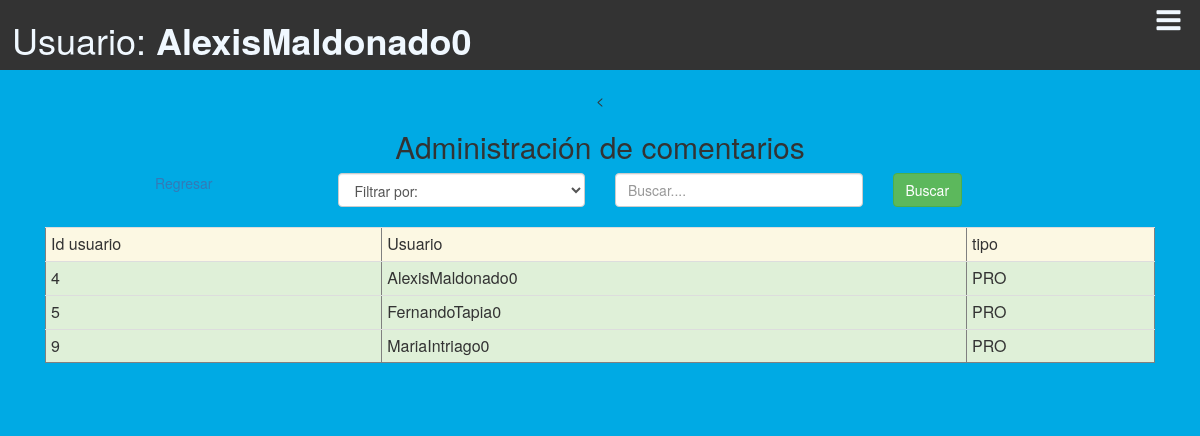
The page /aplicacion/modulos_administrador/adm_ejecutar_buscar_comentarios.php (signed in) on the database its author committed.
### tables this page shows
CREATE TABLE `profesor` (
  `idprofesor` int(11) NOT NULL,
  `ci` varchar(10) DEFAULT NULL,
  `nombres` varchar(45) DEFAULT NULL,
  `apellidos` varchar(45) DEFAULT NULL,
  `id_departamento` int(11) DEFAULT NULL,
  `id_facultad` int(11) DEFAULT NULL,
  `mail` varchar(45) DEFAULT NULL,
  `id_usuario` int(11) DEFAULT NULL,
  `fecha_nacimiento` varchar(45) DEFAULT NULL,
  `genero` varchar(1) DEFAULT NULL,
  `ciudad` varchar(10) DEFAULT NULL,
  `domicilio` varchar(60) DEFAULT NULL,
  `celular` varchar(15) DEFAULT NULL,
  `convencional` varchar(15) DEFAULT NULL
);

CREATE TABLE `usuario` (
  `idUsuario` int(11) NOT NULL,
  `usuario` varchar(45) DEFAULT NULL,
  `contrasenia` varchar(45) DEFAULT NULL,
  `tipo_usuario` varchar(3) DEFAULT NULL,
  `activo` varchar(1) DEFAULT NULL,
  `cambio_de_clave` varchar(1) DEFAULT NULL,
  `foto` varchar(45) DEFAULT ''
);

### aplicacion/modulos_administrador/adm_ejecutar_buscar_comentarios.php (the view, shortened to what this page needs)
<!DOCTYPE html>
<html xmlns="http://www.w3.org/1999/xhtml" lang="es">
    <head>
        <link rel="stylesheet" href="../../plugins/bootstrap/css/Profesor.css">
        <link rel="stylesheet" href="../../css/fontello.css">
        <link rel="stylesheet" href="../../plugins/bootstrap/css/bootstrap.min.css"></link>
    </head>
<body style="background-color:#00aae4;">
<header>
       <div class="Menu-Vertical">
          <h1>Usuario: <strong><?php echo $_SESSION['usuario'] ?></strong></h1>
          <label class="icon-menu" for="menu-bar"></label>
       </div>
   </header>
<main>
<div class="container-fluid text-center">
    <section id="banner_pr">
    <<div class="container-fluid text-center">
        <div class="col-sm-12 text-center">
                    <h2> Administración de comentarios</h2>
                    <form onsubmit="return validar_busqueda_cedula()" action="../modulos_administrador/adm_ejecutar_buscar_comentarios.php" method="post" enctype="multipart/form-data">
                        <div class="col-md-3">
                            <a href="adm_comentarios.todos.php">Regresar</a>
                        </div>
                        <div class="col-md-3 text-left ">
                            <select class= "form-control" name="tipo_criterio" dir="ltr" required id="select_criterio">
                                <option value="">Filtrar por:</option>
                            </select></br>
                        </div>
                        <div class="col-md-3 text-center">
                            <input type="text" class="form-control" id="criterio_busqueda" placeholder="Buscar...." name="criterio_busqueda" required></br>
                        </div>
                        <div class="col-md-3 text-left">
                            <button id="registrar" type="submit" class="btn btn-success">Buscar</button>
                        </div>
                    </form>
                    <?php
                    $statement = 'select u.*,p.nombres, p.apellidos, p.ci,p.mail from usuario as u, profesor as p where u.idUsuario=p.id_usuario';
                    $conexion = new Conexion();
                    $consulta = $conexion->prepare($statement);
                    $consulta->setFetchMode(PDO::FETCH_ASSOC);
                    $consulta->execute();
                    echo '<table border ="1|1" class="table table-condensed";>';
                    echo '<tr class="warning">';
                    echo '<td>Id usuario</td>';
                    echo '<td>Usuario</td>';
                    echo '<td>tipo</td>';
                    echo "</tr>";
                    if ($consulta->rowCount() != 0) {
                        while ($row = $consulta->fetch()) {
                            echo '<tr class="success">';
                            echo '<td>' . $row['idUsuario'] . '</td>';
                            echo '<td>' . $row['usuario'] . '</td>';
                            echo '<td>' . $row['tipo_usuario'] . '</td>';
                        }
                    }
                    echo '</table>';
                    ?>
                </div>
            </div>
        </div></br></br></br>
</main>
    </body>
</html>

### rows shown on the page
profesor: id_usuario.idUsuario "4", id_usuario.usuario "AlexisMaldonado0", id_usuario.tipo_usuario "PRO"
profesor: id_usuario.idUsuario "5", id_usuario.usuario "FernandoTapia0", id_usuario.tipo_usuario "PRO"
profesor: id_usuario.idUsuario "9", id_usuario.usuario "MariaIntriago0", id_usuario.tipo_usuario "PRO"

### other values the page prints
$_SESSION['usuario'] "AlexisMaldonado0"
